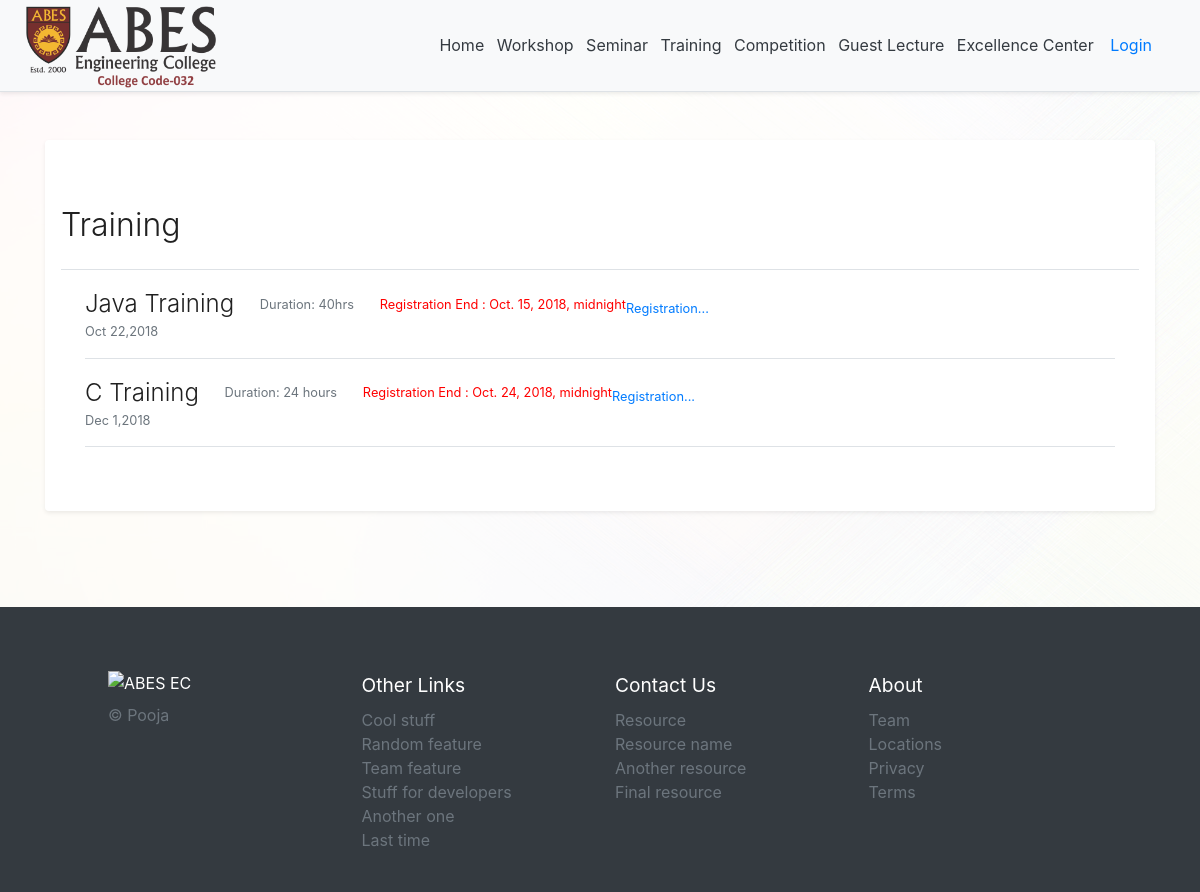
The page / on the database its author committed.
### events/models.py (models this page shows, shortened)
class TrainingRecord(models.Model):
    slug = models.SlugField(unique=True)
    c_o_e = models.CharField(max_length=75)
    event_name = models.CharField(max_length=55)
    description = models.TextField(max_length=1010)
    duration = models.CharField(max_length=25)
    resource_person = models.CharField(max_length=55)
    resource_person_data = models.TextField(max_length=510)
    registration_start = models.DateTimeField()
    registration_end = models.DateTimeField()
    event_date = models.IntegerField()
    event_month = models.CharField(max_length=25)
    event_year = models.IntegerField()
    eligible_branches = models.CharField(max_length=10)
    outside_student = models.CharField(max_length=5)
    venue = models.TextField(max_length=1010)
    registered = models.IntegerField(default=0)
    fees = models.FloatField()
    timestamp = models.DateTimeField(auto_now_add=True)
    user = models.ForeignKey(User, on_delete=models.PROTECT)

### events/views.py (the view)
# urls.py: path('', home, name='home'),
def home(request):
    work = WorkshopRecord.objects.all().order_by('-pk')
    semi = SeminarRecord.objects.all().order_by('-pk')
    train = TrainingRecord.objects.all().order_by('-pk')
    comp = CompetitionRecord.objects.all().order_by('-pk')
    guest = GuestLectureRecord.objects.all().order_by('-pk')
    return render(request, 'index.html', {'work': work, 'semi': semi, 'train': train, 'comp': comp, 'guest': guest})

### templates/index.html (shortened to what this page needs)
{% extends "base.html" %}{% load staticfiles %}{% block head_title %}Home | {{ block.super }}{% endblock head_title %}
{% block content %}
    <div class="my-5 p-3 bg-white rounded shadow-sm">
        <br>
        <br>
        {% if train %}
            <div class="border-bottom border-gray d-flex justify-content-between">
                <a class="text-dark" href="{% url 'training' %}"><h2>Training</h2></a>
            </div>
            {% for list in train %}
                <div class="media text-muted px-4 pt-3">
                    <div class="media-body pb-3 mb-0 small lh-125 border-bottom border-gray">
                        <div class="d-flex align-items-center">
                            <a href="{% url 'training_description_with_slug' slug=list.slug %}">
                                <h3 class="text-gray-dark" style="margin: 0;">{{ list.event_name }}</h3></a>
                            <span style="margin-left: 2.5%;">Duration: {{ list.duration }}</span>
                            <span style="margin-left: 2.5%;color: red;">Registration End : {{ list.registration_end }}</span>
                            {% if not user.is_authenticated %}
                            <a href="{% url 'training_registration' slug=list.slug c_o_e=list.c_o_e %}"
                               class="d-block mt-md-2 flex-md-row">Registration...</a>
                            {% endif %}
                        </div>
                        <span class="d-block">{{ list.event_month }} {{ list.event_date }},{{ list.event_year }}</span>
                    </div>
                </div>
            {% endfor %}
        {% endif %}<br>
        <br>
    </div>
{% endblock %}

### static/css/style.css (style rules this page uses)
body:before { content: ' '; background-size: cover; background: url(../images/bg.jpg) no-repeat fixed; display: block; position: fixed; left: 0; top: 0; width: 100%; height: 100%; z-index: -1; opacity: 0.05; }
html { font-family: "Helvetica Neue",Helvetica,Arial,sans-serif; }
div, span, applet, object, iframe, h1, h2, h3, h4, h5, h6, p, pre, a, abbr, acronym, address, big, cite, code, del, dfn, em, img, ins, kbd, q, s, samp, small, strike, sub, sup, tt, var, center, dl, dt, dd, ol, ul, li, fieldset, form, label, legend, table, caption, tbody, tfoot, thead, tr, th, td, article, aside, canvas, details, embed, figure, figcaption, footer, header, hgroup, menu, nav, output, ruby, section, summary, time, mark, audio, video { font: inherit; }
h1, h2, h3, h4, h5, h6 { color: #202020; }
h1, h2, h3 { font-weight: 300; line-height: 1.5; margin: 0 0 1.5rem 0; }
h2 { font-size: 2.0rem; line-height: 1.3; }
h3 { font-size: 1.5rem; }

### rows shown on the page
TrainingRecord: event_name "Java Training", duration "40hrs", registration_end "Oct. 15, 2018, midnight", event_month "Oct", event_date "22", event_year "2018"
TrainingRecord: event_name "C Training", duration "24 hours", registration_end "Oct. 24, 2018, midnight", event_month "Dec", event_date "1", event_year "2018"
